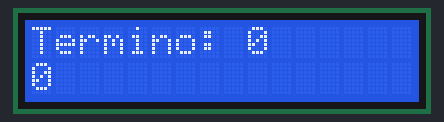
Bench run of a sketch on a simulated Arduino Uno, built with avr-gcc and run on an emulated ATmega328P. On the bench: 16×2 character LCD.

Above: at 0.1 s.
At 5.03 s:
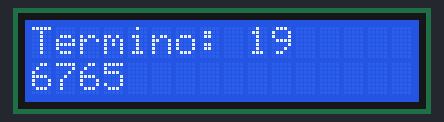
At 9.89 s:
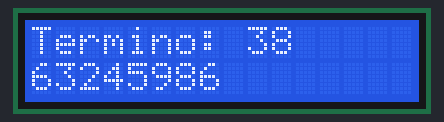
At 19.67 s:
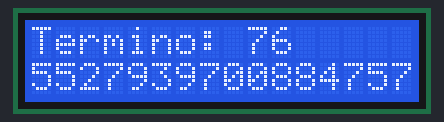
At 29.37 s:
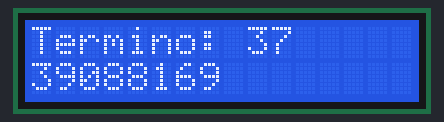
At 39.67 s:
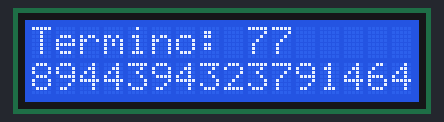

The sketch:

Serie_Fibonacci.ino
```cpp
#include <LiquidCrystal.h>  //Incluye la librería LCD
const int rs = 12, en = 11, d4 = 7, d5 = 6, d6 = 5, d7 = 4; //Se definen las ctes para las entradas de los pines
LiquidCrystal lcd(rs, en, d4, d5, d6, d7); //Se crea la pantalla LCD

void setup() {
  lcd.begin(16, 2); //Se inicia la pantalla con 16 filas y 2 columnas
  lcd.setCursor(0, 0); //Se posiciona en la fila 0 columna 0
  lcd.print("Termino: 0"); //Se imprime el primer termino de la sucesion
  lcd.setCursor(0, 1); //Se posiciona en la fila 0 columna 1
  lcd.print("0"); //Se imprime el valor del primer termino de la sucesion
  delay(250);
}

void loop() {
  //Definimos las variables para lamacenar los terminos de la sucesion
  String a = "0"; // Término n-2 (Definido como string)
  String b = "1"; // Término n-1 (Definido como string)
  String c;       // Término n   (Definido como string)

  //Calculamos cada término de la sucesion mediante un bucle for
  for (int i=1; i<78; i++){ //Como ya se imprimió el primer termino entonces quedan 77 más
    c = addStrings(a, b); //Este comando suma las cadenas a y b
    a = b; //Redefine los terminos
    b = c;

    lcd.clear(); //Limpia la pantalla
    lcd.setCursor(0, 0);
    lcd.print("Termino: "); //Imprime el término
    lcd.print(i);
    lcd.setCursor(0, 1);
    lcd.print(c);  //Imprime el termino de la sucesion

    delay(250);
  }

}


String addStrings(String num1, String num2) {
  int carry = 0;
  String result = "";

  int i = num1.length() - 1;
  int j = num2.length() - 1;

  while (i >= 0 || j >= 0 || carry > 0) {
    int x = (i >= 0) ? num1[i] - '0' : 0;
    int y = (j >= 0) ? num2[j] - '0' : 0;

    int sum = x + y + carry;
    carry = sum / 10;
    sum %= 10;

    result = char('0' + sum) + result;

    if (i >= 0) i--;
    if (j >= 0) j--;
  }

  return result;
}
```
